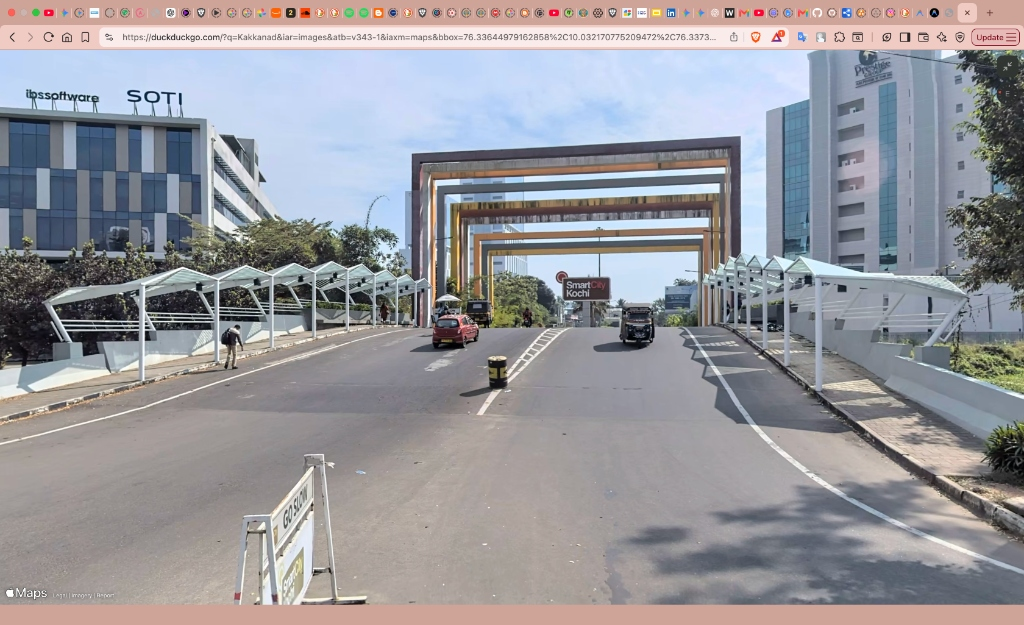
#> input picture user_test_experience/test_images/kakkanad_smartcity_kochi.jpg, 1024 x 625 px, found by its file name
$ python calibrate_road_boundaries.py
#> lines starting #> are read from the running program, lines starting #| are printed output that depends on the picture
#!/usr/bin/env python3
"""
Road Boundary & Perspective Lane Division Calibration.
Calibrates dynamic road edges and lane boundaries on real Kerala road imagery (Kakkanad SmartCity road).
"""

import os
import cv2
import numpy as np

def calibrate_and_annotate_road(input_path: str, output_path: str):
    img = cv2.imread(input_path)
#> img is the input picture: shape (625, 1024, 3); mean B, G, R 156.7, 151.4, 152
    if img is None:
        raise FileNotFoundError(f"Could not load image from {input_path}")

    h, w, _ = img.shape
#> h = 625; w = 1024
    annotated = img.copy()

    # In this Kakkanad SmartCity roadway:
    # Vanishing point / horizon under the colorful arch gate is around y = 0.44 * h
    horizon_y = int(h * 0.44)
#> horizon_y = 275

    # 1. Define Road Boundary Vertices based on actual asphalt contours:
    # Left curb: starts near (0.01 * w, h) and converges to (0.41 * w, horizon_y)
    # Right solid white boundary line: starts near (0.94 * w, h), curves through (0.70 * w, 0.70 * h), converges to (0.55 * w, horizon_y)
    # Center median line: starts near (0.47 * w, h), passes near barrel at (0.485 * w, 0.60 * h), converges to (0.50 * w, horizon_y)

    left_edge_bottom = (int(w * 0.02), h)
#> left_edge_bottom = (20, 625)
    left_edge_top = (int(w * 0.41), horizon_y)
#> left_edge_top = (419, 275)

    center_div_bottom = (int(w * 0.46), h)
#> center_div_bottom = (471, 625)
    center_div_mid = (int(w * 0.485), int(h * 0.60))
#> center_div_mid = (496, 375)
    center_div_top = (int(w * 0.50), horizon_y)
#> center_div_top = (512, 275)

    right_edge_bottom = (int(w * 0.95), h)
#> right_edge_bottom = (972, 625)
    right_edge_mid = (int(w * 0.70), int(h * 0.70))
    right_edge_top = (int(w * 0.56), horizon_y)

    # 2. Draw Translucent Shaded Drivable Lane Corridors
    overlay = annotated.copy()

    # Left Lane Corridor (Green Tint)
    left_poly = np.array([
        left_edge_bottom,
        left_edge_top,
        center_div_top,
        center_div_mid,
        center_div_bottom,
    ], dtype=np.int32)
    cv2.fillPoly(overlay, [left_poly], (0, 180, 50))

    # Right Lane Corridor (Cyan Tint)
    right_poly = np.array([
        center_div_bottom,
        center_div_mid,
        center_div_top,
        right_edge_top,
        right_edge_mid,
        right_edge_bottom,
    ], dtype=np.int32)
    cv2.fillPoly(overlay, [right_poly], (200, 150, 0))
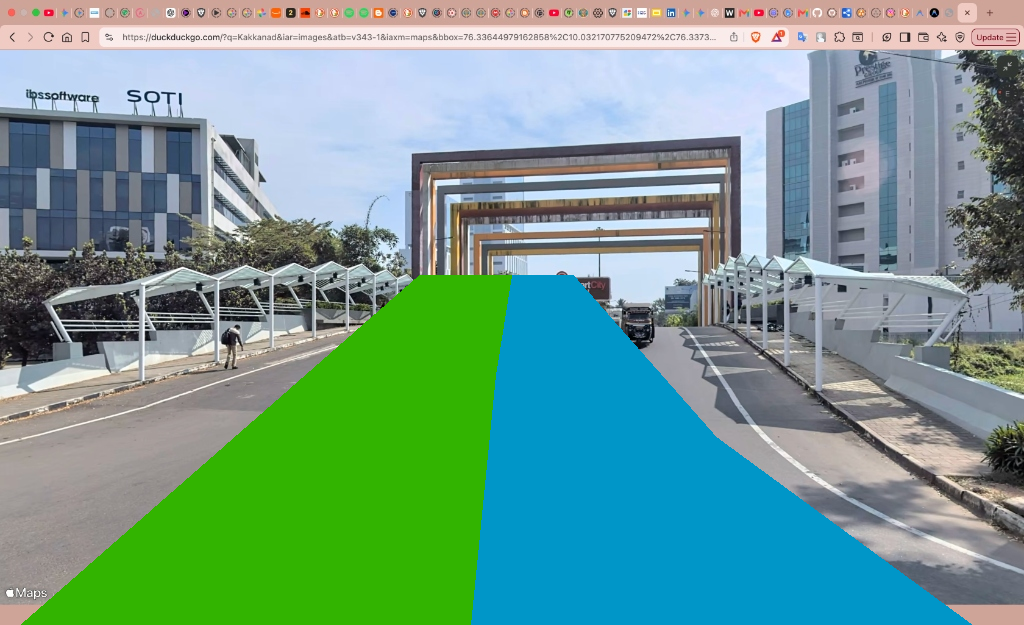
#> overlay: shape (625, 1024, 3); mean B, G, R 142.7, 156.3, 113.8

    # Blend overlay with 25% opacity
    cv2.addWeighted(overlay, 0.25, annotated, 0.75, 0, annotated)
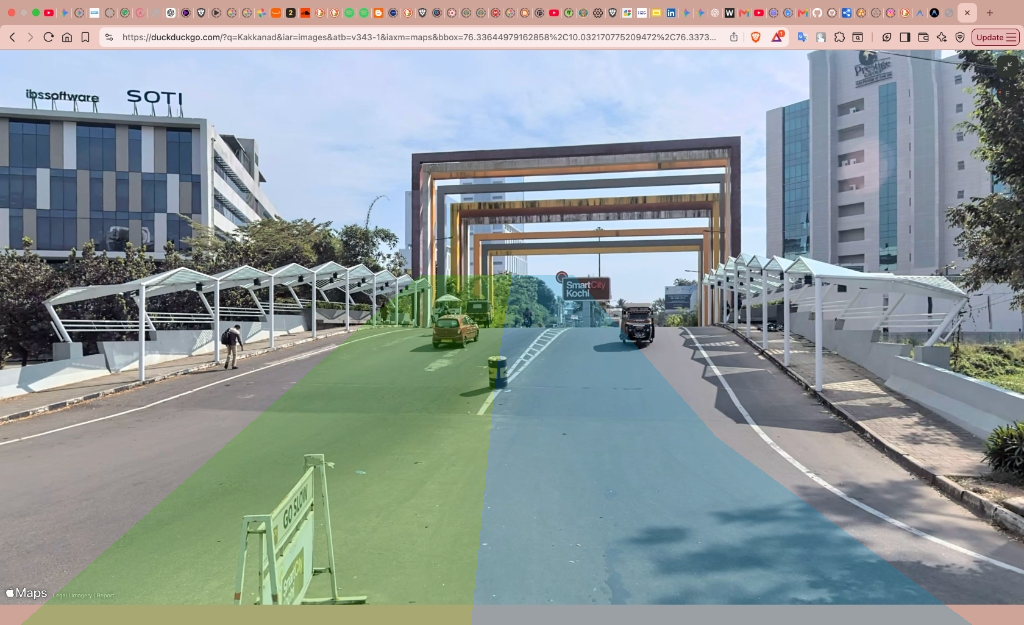
#> annotated: shape (625, 1024, 3); mean B, G, R 153.2, 152.6, 142.5

    # 3. Draw Solid Road Boundaries & Center Divider Lines
    # Horizon Line (44%)
    cv2.line(annotated, (0, horizon_y), (w, horizon_y), (255, 229, 0), 2, cv2.LINE_AA)
    cv2.putText(annotated, "HORIZON Y0 (CALIBRATED 44%)", (30, horizon_y - 12),
                cv2.FONT_HERSHEY_SIMPLEX, 0.75, (255, 229, 0), 2, cv2.LINE_AA)

    # Left Curb Boundary (Cyan)
    cv2.line(annotated, left_edge_bottom, left_edge_top, (255, 255, 0), 4, cv2.LINE_AA)
    cv2.putText(annotated, "LEFT ROAD BOUNDARY (CURB)", (int(w * 0.03), h - 40),
                cv2.FONT_HERSHEY_SIMPLEX, 0.7, (255, 255, 0), 2, cv2.LINE_AA)

    # Center Median Divider (Yellow)
    pts_center = np.array([center_div_bottom, center_div_mid, center_div_top], np.int32)
    cv2.polylines(annotated, [pts_center], False, (0, 255, 255), 4, cv2.LINE_AA)
    cv2.putText(annotated, "MEDIAN DIVIDER", (int(w * 0.44), int(h * 0.85)),
                cv2.FONT_HERSHEY_SIMPLEX, 0.7, (0, 255, 255), 2, cv2.LINE_AA)

    # Right Lane Edge Marking (Cyan Curve)
    pts_right = np.array([right_edge_bottom, right_edge_mid, right_edge_top], np.int32)
    cv2.polylines(annotated, [pts_right], False, (255, 255, 0), 4, cv2.LINE_AA)
    cv2.putText(annotated, "RIGHT ROAD BOUNDARY (WHITE LINE)", (int(w * 0.58), h - 40),
                cv2.FONT_HERSHEY_SIMPLEX, 0.7, (255, 255, 0), 2, cv2.LINE_AA)

    # 4. Highlight In-Scene Hazards with Real Distance & Severity Predictions:
    # A) "GO SLOW" Barricade (Foreground Left)
    x1, y1, x2, y2 = int(w * 0.22), int(h * 0.72), int(w * 0.33), int(h * 0.98)
    cv2.rectangle(annotated, (x1, y1), (x2, y2), (0, 0, 255), 4) # Red critical
    cv2.putText(annotated, "CRITICAL: 'GO SLOW' BARRICADE [5.2m | LEFT]",
                (x1 - 20, y1 - 15), cv2.FONT_HERSHEY_SIMPLEX, 0.7, (0, 0, 255), 2, cv2.LINE_AA)

    # B) Yellow/Black Traffic Warning Barrel (Center Median)
    bx1, by1, bx2, by2 = int(w * 0.47), int(h * 0.56), int(w * 0.50), int(h * 0.63)
    cv2.rectangle(annotated, (bx1, by1), (bx2, by2), (0, 165, 255), 3) # Amber warning
    cv2.putText(annotated, "HAZARD: BARREL [16.5m | CENTER MEDIAN]",
                (bx1 - 120, by1 - 12), cv2.FONT_HERSHEY_SIMPLEX, 0.65, (0, 165, 255), 2, cv2.LINE_AA)

    # 5. Top Telemetry Banner
    cv2.rectangle(annotated, (0, 0), (w, 65), (10, 15, 25), -1)
    banner_text = "ROAD BOUNDARY CALIBRATION: KAKKANAD SMARTCITY ROAD (KOCHI) | 2 ACTIVE LANES + MEDIAN"
    cv2.putText(annotated, banner_text, (25, 42),
                cv2.FONT_HERSHEY_SIMPLEX, 0.8, (0, 229, 255), 2, cv2.LINE_AA)
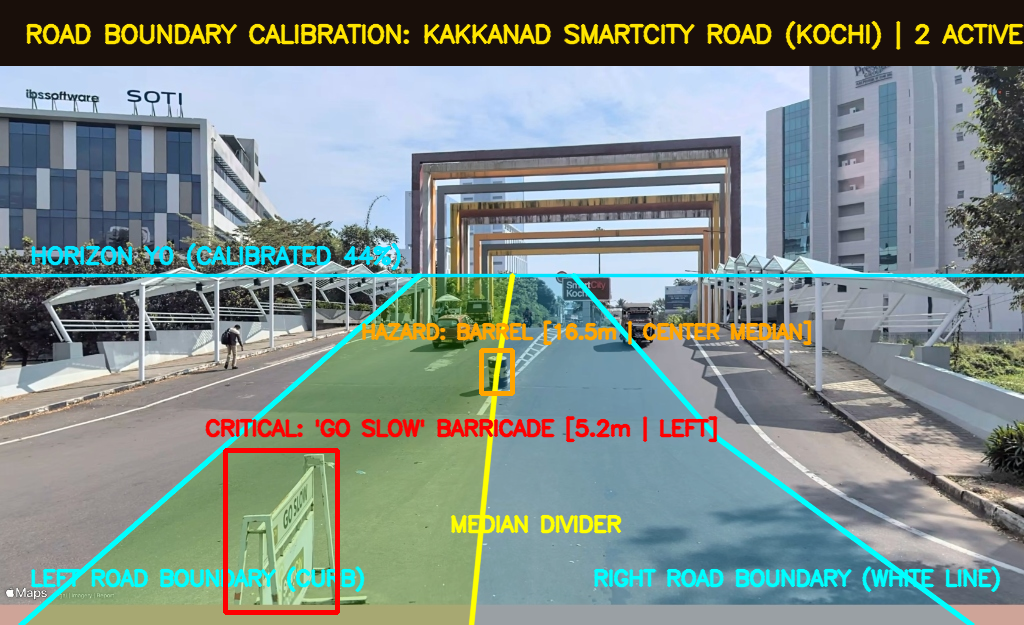
#> annotated: shape (625, 1024, 3); mean B, G, R 134.7, 139.5, 125.9

    cv2.imwrite(output_path, annotated)
    print(f"✅ Calibrated road boundary image saved to: {output_path}")

if __name__ == "__main__":
    in_img = "user_test_experience/test_images/kakkanad_smartcity_kochi.jpg"
    out_img = "user_test_experience/web_console/kakkanad_lane_calibrated.jpg"
    calibrate_and_annotate_road(in_img, out_img)
